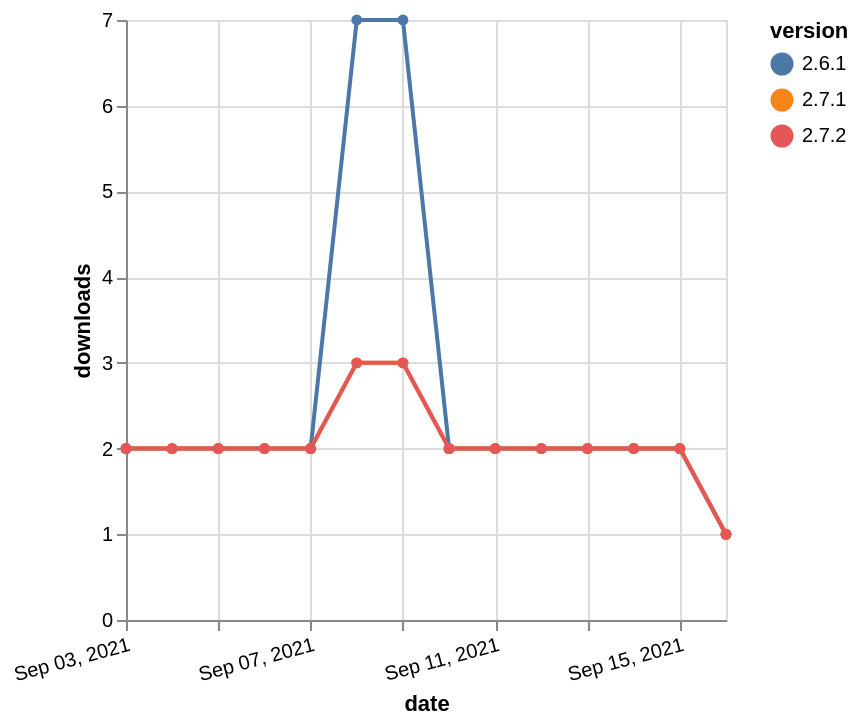

The specification (Vega-Lite) saved for this image:
### Vega-Lite specification from a JSON file in a GitHub repository (floating-point values rounded to 4 significant figures)
{"$schema": "https://vega.github.io/schema/vega-lite/v5.json", "description": "A simple bar chart with embedded data.", "data": {"values": [{"date": "2021-09-03", "total": 3079, "delta": 2, "version": "2.6.1"}, {"date": "2021-09-04", "total": 3081, "delta": 2, "version": "2.6.1"}, {"date": "2021-09-05", "total": 3083, "delta": 2, "version": "2.6.1"}, {"date": "2021-09-06", "total": 3085, "delta": 2, "version": "2.6.1"}, {"date": "2021-09-07", "total": 3087, "delta": 2, "version": "2.6.1"}, {"date": "2021-09-08", "total": 3094, "delta": 7, "version": "2.6.1"}, {"date": "2021-09-09", "total": 3101, "delta": 7, "version": "2.6.1"}, {"date": "2021-09-10", "total": 3103, "delta": 2, "version": "2.6.1"}, {"date": "2021-09-11", "total": 3105, "delta": 2, "version": "2.6.1"}, {"date": "2021-09-12", "total": 3107, "delta": 2, "version": "2.6.1"}, {"date": "2021-09-13", "total": 3109, "delta": 2, "version": "2.6.1"}, {"date": "2021-09-14", "total": 3111, "delta": 2, "version": "2.6.1"}, {"date": "2021-09-15", "total": 3113, "delta": 2, "version": "2.6.1"}, {"date": "2021-09-16", "total": 3114, "delta": 1, "version": "2.6.1"}, {"date": "2021-09-03", "total": 1646, "delta": 2, "version": "2.7.1"}, {"date": "2021-09-04", "total": 1648, "delta": 2, "version": "2.7.1"}, {"date": "2021-09-05", "total": 1650, "delta": 2, "version": "2.7.1"}, {"date": "2021-09-06", "total": 1652, "delta": 2, "version": "2.7.1"}, {"date": "2021-09-07", "total": 1654, "delta": 2, "version": "2.7.1"}, {"date": "2021-09-08", "total": 1657, "delta": 3, "version": "2.7.1"}, {"date": "2021-09-09", "total": 1660, "delta": 3, "version": "2.7.1"}, {"date": "2021-09-10", "total": 1662, "delta": 2, "version": "2.7.1"}, {"date": "2021-09-11", "total": 1664, "delta": 2, "version": "2.7.1"}, {"date": "2021-09-12", "total": 1666, "delta": 2, "version": "2.7.1"}, {"date": "2021-09-13", "total": 1668, "delta": 2, "version": "2.7.1"}, {"date": "2021-09-14", "total": 1670, "delta": 2, "version": "2.7.1"}, {"date": "2021-09-15", "total": 1672, "delta": 2, "version": "2.7.1"}, {"date": "2021-09-16", "total": 1673, "delta": 1, "version": "2.7.1"}, {"date": "2021-09-03", "total": 1303, "delta": 2, "version": "2.7.2"}, {"date": "2021-09-04", "total": 1305, "delta": 2, "version": "2.7.2"}, {"date": "2021-09-05", "total": 1307, "delta": 2, "version": "2.7.2"}, {"date": "2021-09-06", "total": 1309, "delta": 2, "version": "2.7.2"}, {"date": "2021-09-07", "total": 1311, "delta": 2, "version": "2.7.2"}, {"date": "2021-09-08", "total": 1314, "delta": 3, "version": "2.7.2"}, {"date": "2021-09-09", "total": 1317, "delta": 3, "version": "2.7.2"}, {"date": "2021-09-10", "total": 1319, "delta": 2, "version": "2.7.2"}, {"date": "2021-09-11", "total": 1321, "delta": 2, "version": "2.7.2"}, {"date": "2021-09-12", "total": 1323, "delta": 2, "version": "2.7.2"}, {"date": "2021-09-13", "total": 1325, "delta": 2, "version": "2.7.2"}, {"date": "2021-09-14", "total": 1327, "delta": 2, "version": "2.7.2"}, {"date": "2021-09-15", "total": 1329, "delta": 2, "version": "2.7.2"}, {"date": "2021-09-16", "total": 1330, "delta": 1, "version": "2.7.2"}]}, "width": "container", "mark": {"type": "line", "point": {"filled": true}}, "encoding": {"x": {"field": "date", "type": "temporal", "timeUnit": "yearmonthdate", "title": "date", "axis": {"labelAngle": -15}}, "y": {"field": "delta", "type": "quantitative", "title": "downloads"}, "color": {"field": "version", "type": "nominal"}, "tooltip": {"field": "delta"}}}
